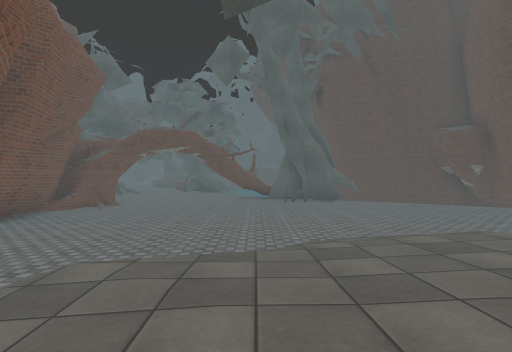
[1] (above)

24 first-person views from a walk through a Unity game level. The camera is 1.3 m above the floor, looks level and sees 80° across. The floor is counted in squares, 2 m on a side. Each view is taken from the middle of a square. On the plan, view 1 faces up. The plan holds only what a view shows up to about 10 squares ahead; the rest is blank. The place goes on beyond the plan. Surface patterns are stand-ins for the level's own textures.

[2]
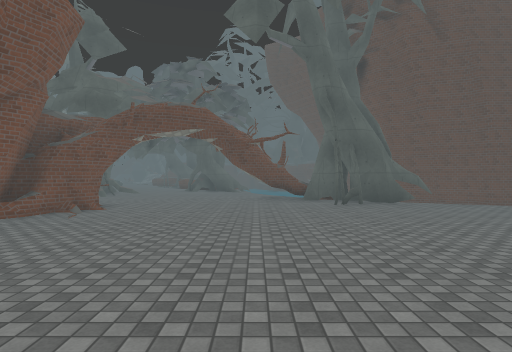

[3]
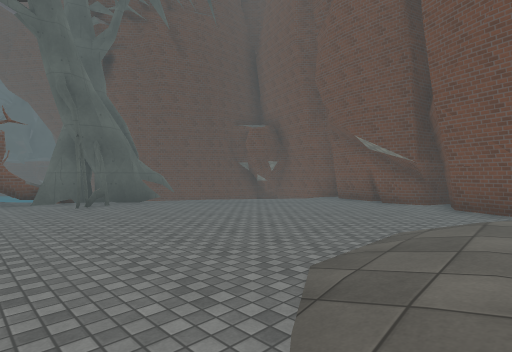

[4]
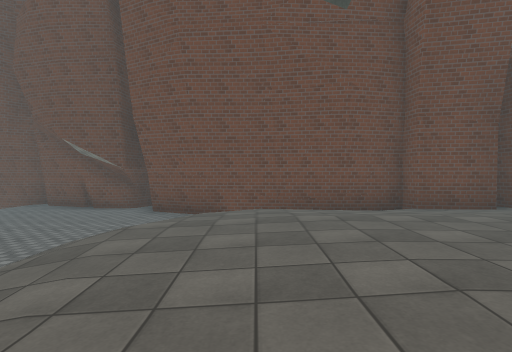

[5]
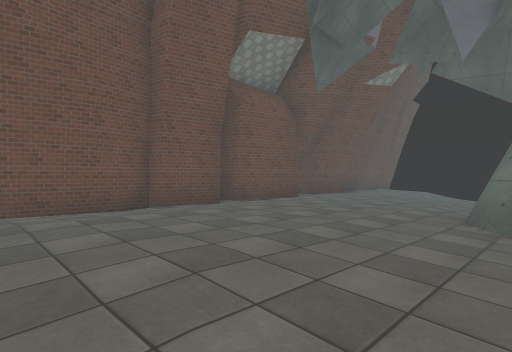

[6]
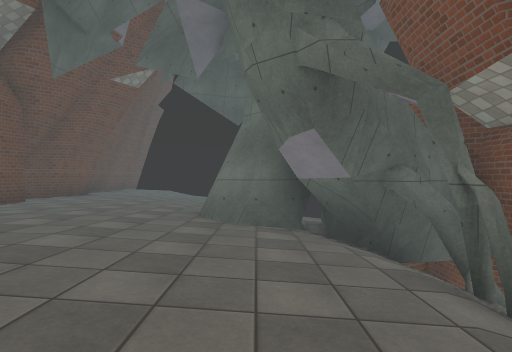

[7]
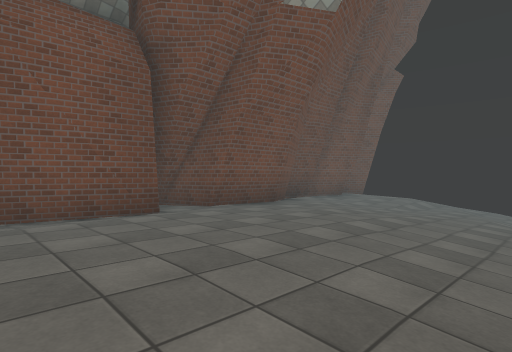

[8]
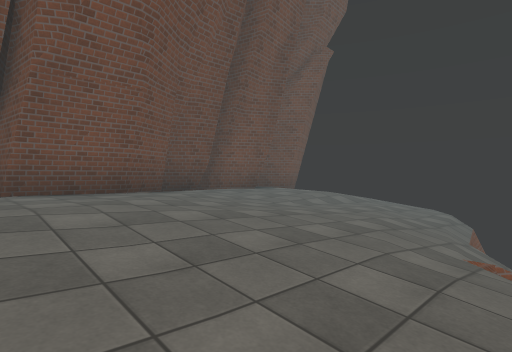

[9]
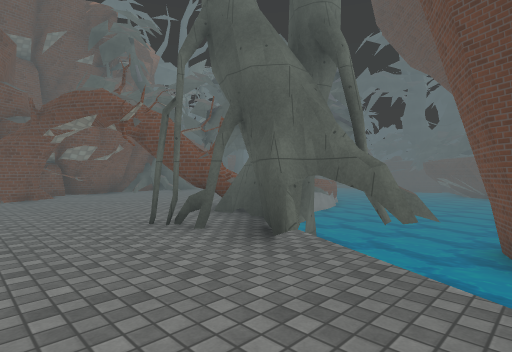

[10]
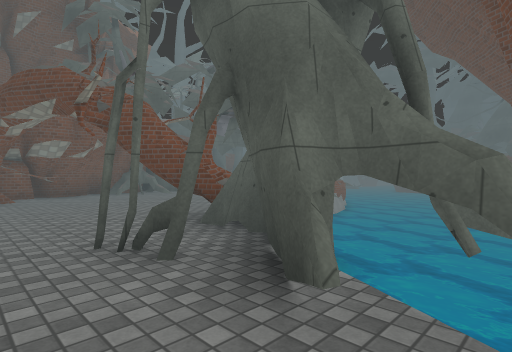

[11]
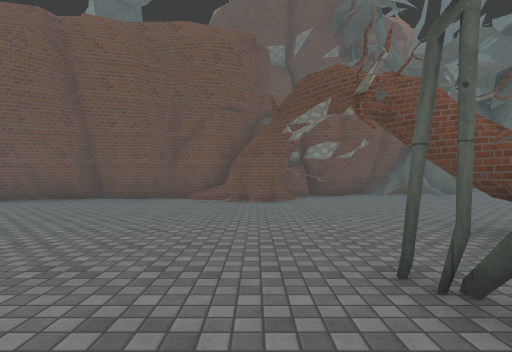

[12]
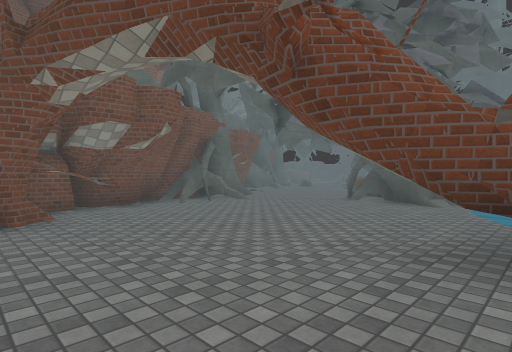

[13]
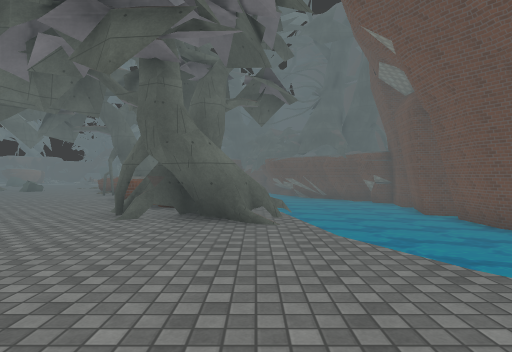

[14]
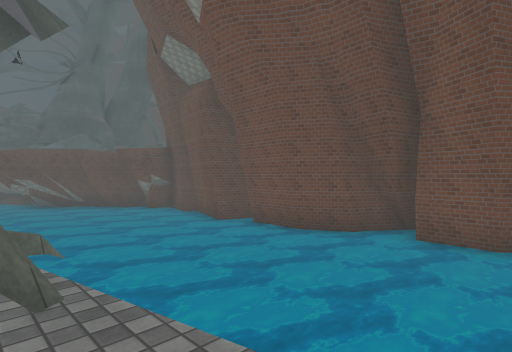

[15]
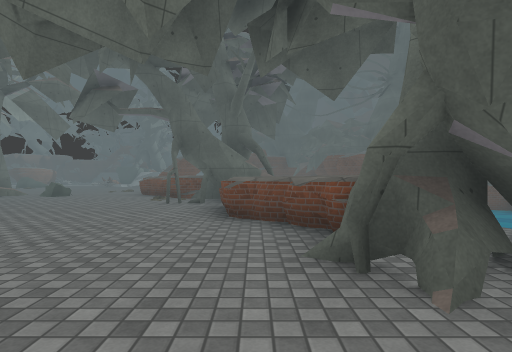

[16]
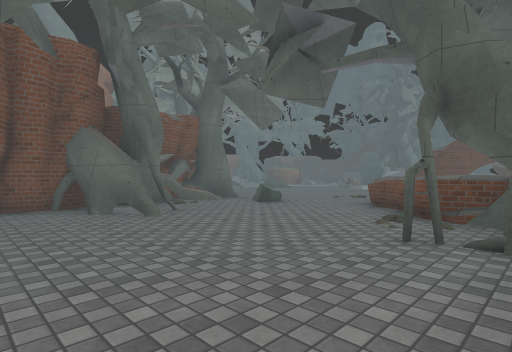

[17]
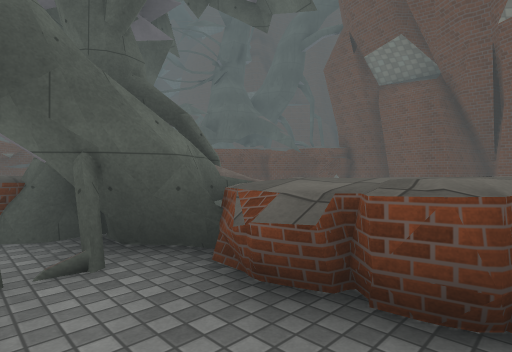

[18]
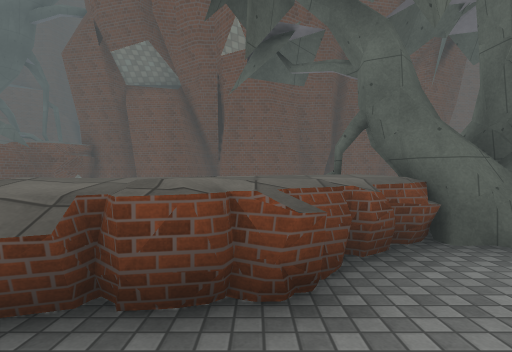

[19]
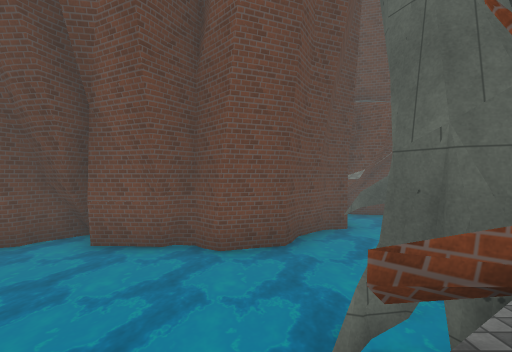

[20]
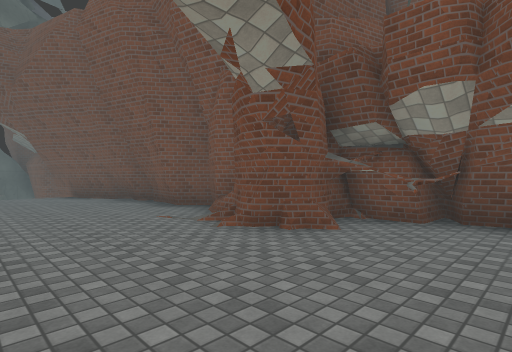

[21]
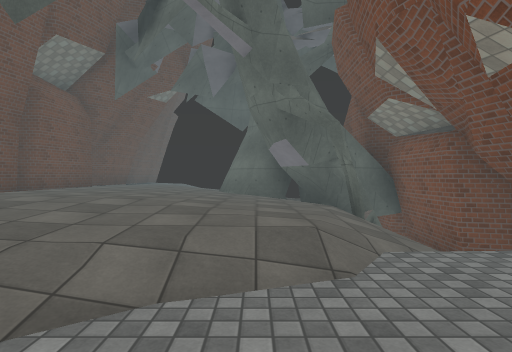

[22]
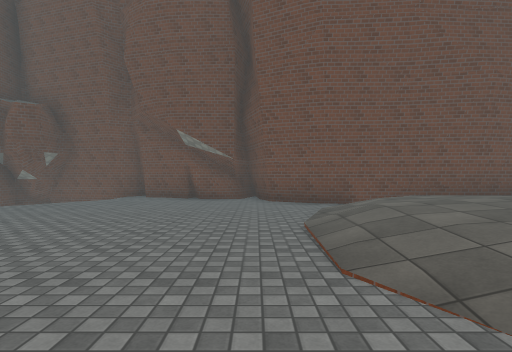

[23]
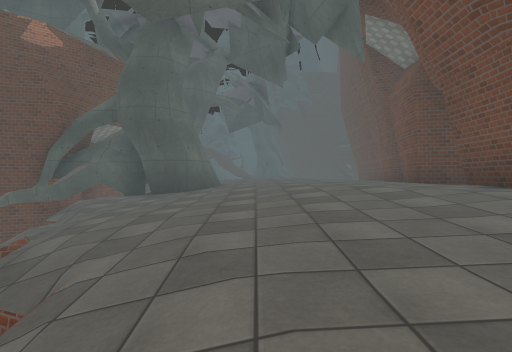

[24]
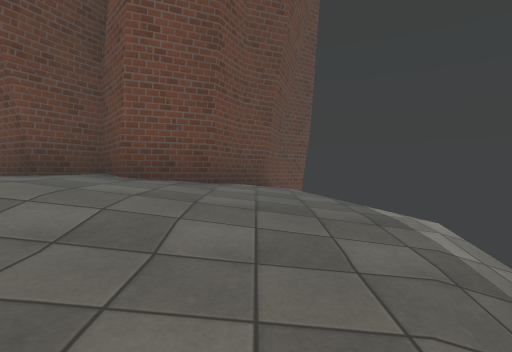

### Floor plan
Key: @ floor where view 1 was taken; # wall or solid block; x gap in a wall; . main floor; : floor 0.25 m higher than the main floor; + floor 0.5 m higher than the main floor; * floor 0.75 m higher than the main floor; / step, stairs or slope; = window, fence, low wall or low ledge; ≈ water the walk keeps out of; ^ raised ledge; v drop or lower ground; O other object.
Columns run from 14 left of view 1 to 9 right of it. Each row starts with its distance up from view 1.
 28   ...        ≈≈ ≈#
 27  ....^^      ≈≈≈
 26 ##OO..^^^    ≈≈≈≈≈
 25 #......^#    ≈≈≈≈≈
 24 ##O#...###   ≈≈≈≈≈≈
 23  ###.....^   ≈≈≈≈≈≈≈
 22  ###.....^  ≈≈≈≈≈≈≈≈
 21  #......=^^  ≈≈≈≈≈≈
 20    ......#^^^≈≈≈≈≈≈≈
 19       ....##^≈≈≈≈≈≈#≈
 18        ...##x≈≈≈≈≈≈#≈
 17       #......≈≈≈≈≈≈≈
 16       #...... ≈≈≈≈≈≈
 15       ###.....v≈≈≈≈≈
 14       ##......=#≈≈≈≈≈
 13        #.....#####≈≈≈≈≈#
 12        ##.......##≈≈≈≈≈#
 11        ###......#..≈  ≈#
 10         ##........... ≈≈
  9         #.............##
  8         #.............#
  7         #.............#
  6         #.............#
  5         ##............#
  4         ##.....////..##
  3          #...///++/ ##
  2          #vv/++++*+/#
  1          #v///+***//#
  0          ###:/@+**/:#
 -1           ##///+**/:#
 -2            ##:/++*+:#
 -3            ###/++++##
 -4           ####/++++#
 -5          ###////+++##
 -6           ^v////++++#
 -7            //////++##
 -8             /////++#
 -9             v/////+#
-10              v/////##
-11              v/////+#
-12               v///:##
-13               v///:+#
-14               v////###
-15                /////.##
-16                 /////v#
-17                  vv

Positions as (right, up) in squares from view 1, and headings:
1: (0, 0), facing up
2: (-1, 3), facing up
3: (-1, 3), facing up-right
4: (-1, 2), facing right
5: (-1, 2), facing down-right
6: (-1, 2), facing down
7: (0, -3), facing down-right
8: (-1, -6), facing down-right
9: (5, 9), facing up-left
10: (4, 10), facing up-left
11: (3, 10), facing left
12: (0, 10), facing up-left
13: (-2, 13), facing up
14: (-2, 16), facing up-right
15: (-5, 16), facing up
16: (-6, 20), facing up-left
17: (-7, 21), facing up-right
18: (-7, 21), facing right
19: (-1, 15), facing right
20: (-2, 13), facing down-left
21: (-1, 5), facing down
22: (-1, 5), facing right
23: (1, -12), facing up
24: (1, -15), facing right
